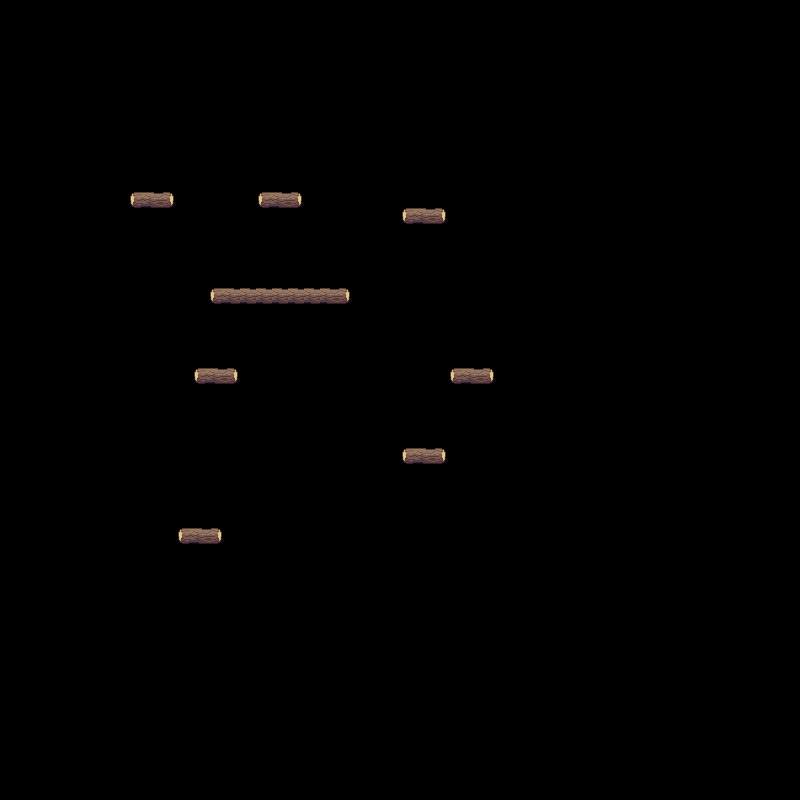

This is a level from a 2D game, rendered from its Tiled map with the project's own tilesets. A one-line summary and the map file follow, with tile-layer data summarised:
An orthogonal 50x50 tile map with 16x16 px tiles, 1 tile layer (Capa de Patrones 1).

<map version="1.0" orientation="orthogonal" renderorder="right-down" width="50" height="50" tilewidth="16" tileheight="16" nextobjectid="1">
 <tileset firstgid="1" name="Overworld" tilewidth="16" tileheight="16" tilecount="1440" columns="40">
  <image source="../images/Overworld.png" width="640" height="576" />
 </tileset>
 <layer name="Capa de Patrones 1" width="50" height="50">
  <data>[2500 cells, 30 non-empty, 3 distinct tile ids]</data>
 </layer>
</map>
